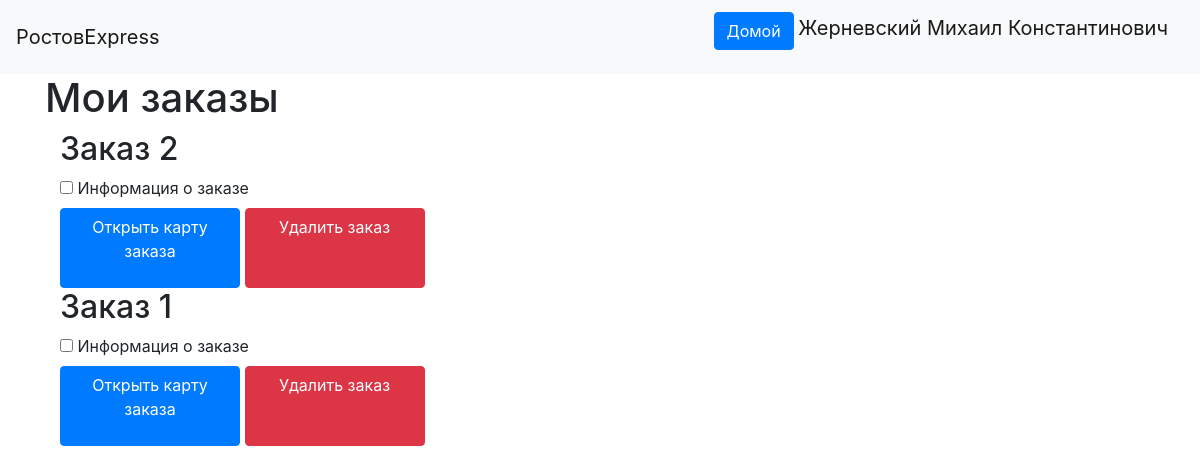
The page /orders/view (signed in) on the database as committed earlier.
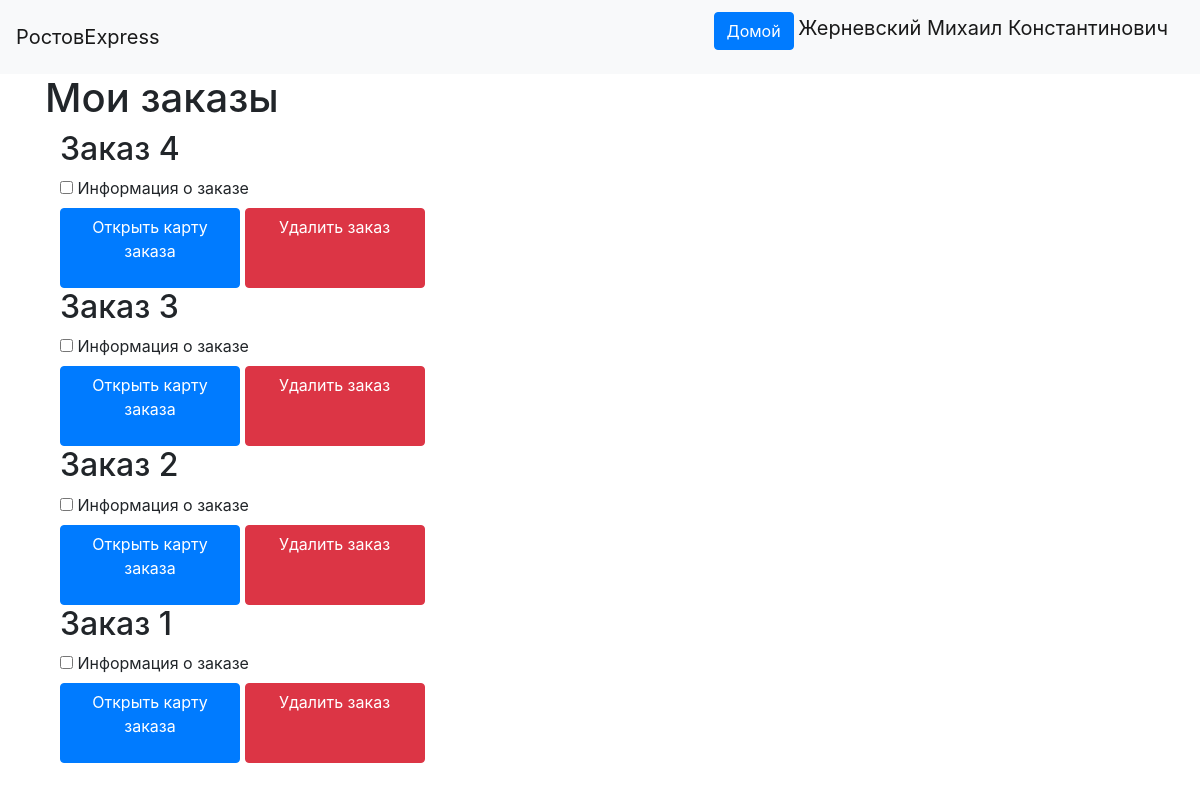
The same page on the database as committed later.
### data/orders.py (models this page shows)
class Order(SqlAlchemyBase):
    __tablename__ = 'orders'
    id = sqlalchemy.Column(sqlalchemy.Integer, primary_key=True)
    weight = sqlalchemy.Column(sqlalchemy.Float, nullable=True)
    region = sqlalchemy.Column(sqlalchemy.Integer, nullable=True)
    orders_courier = sqlalchemy.Column(sqlalchemy.Integer, sqlalchemy.ForeignKey('couriers.id'))
    user_id = sqlalchemy.Column(sqlalchemy.Integer, sqlalchemy.ForeignKey("users.id"))
    address = sqlalchemy.Column(sqlalchemy.String, nullable=True)
    complete_time = sqlalchemy.Column(sqlalchemy.String, nullable=True, default='')
    sqlalchemy.orm.relation('User')
    sqlalchemy.orm.relation('Courier')

### main.py (the view)
@app.route('/orders/view', methods=['POST', 'GET'])
@login_required
def get_user_orders():
    user_id = current_user.id
    db_sess = db_session.create_session()
    orders = []
    if current_user.user_type < 3:
        orders = db_sess.query(Order).filter(Order.user_id == user_id).all()
    else:
        orders = db_sess.query(Order).all()
    items = collect_info_about_orders(orders, db_sess)
    items.reverse()
    return render_template('existing_orders.html', title="Мои заказы", items=items)

### data/db_session.py (called while the page is built)
def create_session() -> Session:
    global __factory
    return __factory()

### main.py (called while the page is built)
def collect_info_about_orders(orders: list[Order], db_sess: db_session.Session, ) -> list[tuple[Order, str, str, str]]:
    delivery_hours = [db_sess.query(DH).filter(DH.order_id == order.id).all()[0] for order in orders]
    courier_names = []
    client_names = []
    for order in orders:
        list_of_couriers = db_sess.query(User).filter(User.c_id == order.orders_courier).all()
        if list_of_couriers:
            courier_names.append(f"{list_of_couriers[0].name}, телефон: {list_of_couriers[0].phone_number}")
        else:
            courier_names.append("Пока что нет курьера")
        client = db_sess.query(User).filter(User.id == order.user_id).first()
        client_names.append(client.name + ", " + client.phone_number)
    items = list(zip(orders, delivery_hours, courier_names, client_names))
    return items

@login_manager.user_loader
def load_user(user_id):
    db_sess = db_session.create_session()
    return db_sess.query(User).get(user_id)

### templates/existing_orders.html (shortened to what this page needs)
{% extends "base.html" %}
{% block content %}
    <h1>Мои заказы</h1>
    {% for item in items %}
        <div class="container">
            <h2>Заказ {{ item[0].id }}</h2>
            <div>
                <input type="checkbox" id="view_info{{ item[0].id }}"
                       onclick="myFunction(view_info{{ item[0].id }}.id, order_info{{ item[0].id }}.id)">
                <label for="view_info_+{{ item[0].id }}">Информация о заказе</label>
            </div>
            <a class="btn btn-primary" style="width: 180px; height:80px" href="/orders/view/{{ item[0].id }}">Открыть
                карту заказа</a>
            <a class="btn btn-danger" style="width: 180px; height:80px" href="/orders/delete/{{ item[0].id }}">Удалить
                заказ</a>
        </div>
    {% endfor %}
{% endblock %}

Rows that differ between the two databases and show on the page:
added Order: id "4"
added Order: id "3"
